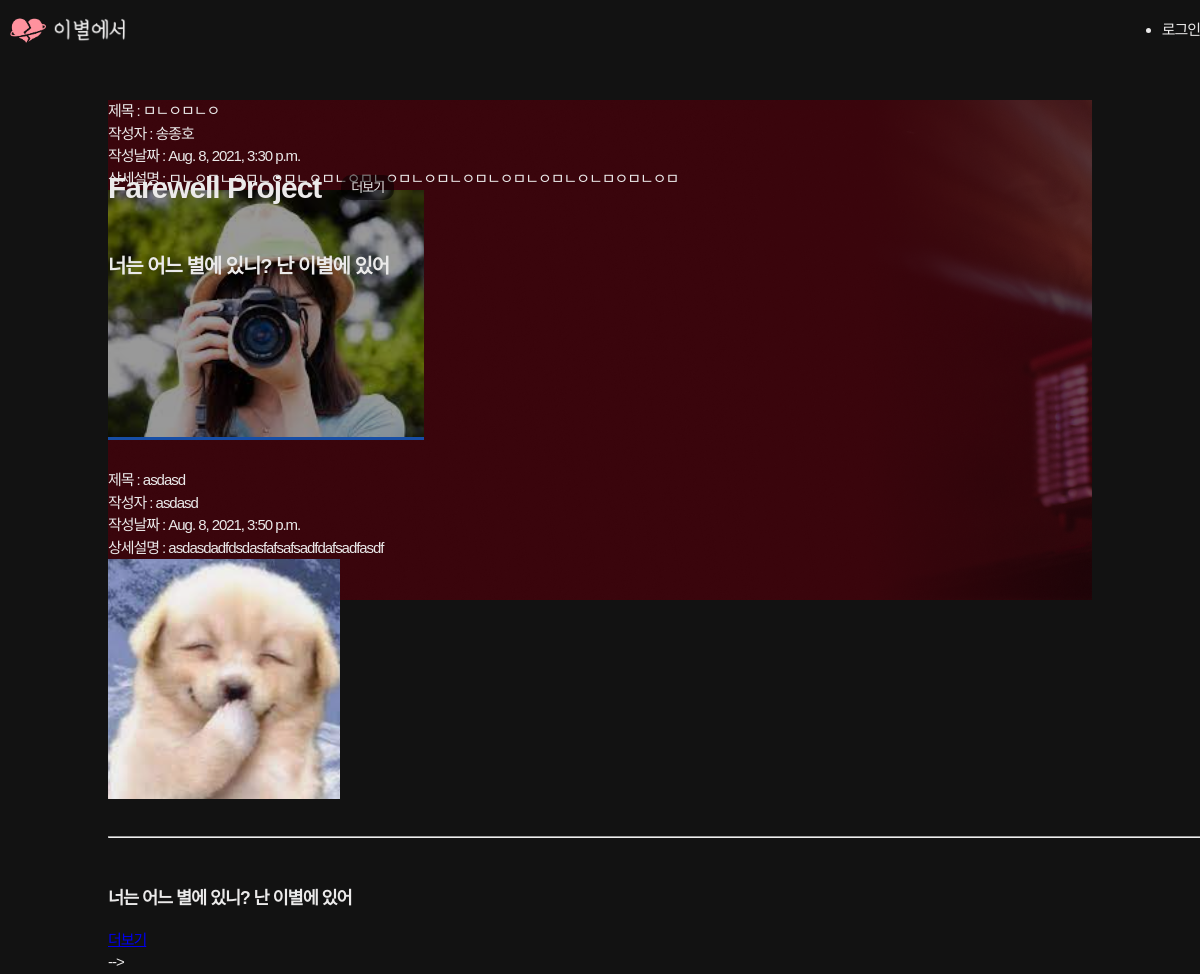
/, run on an earlier commit of the app's database.
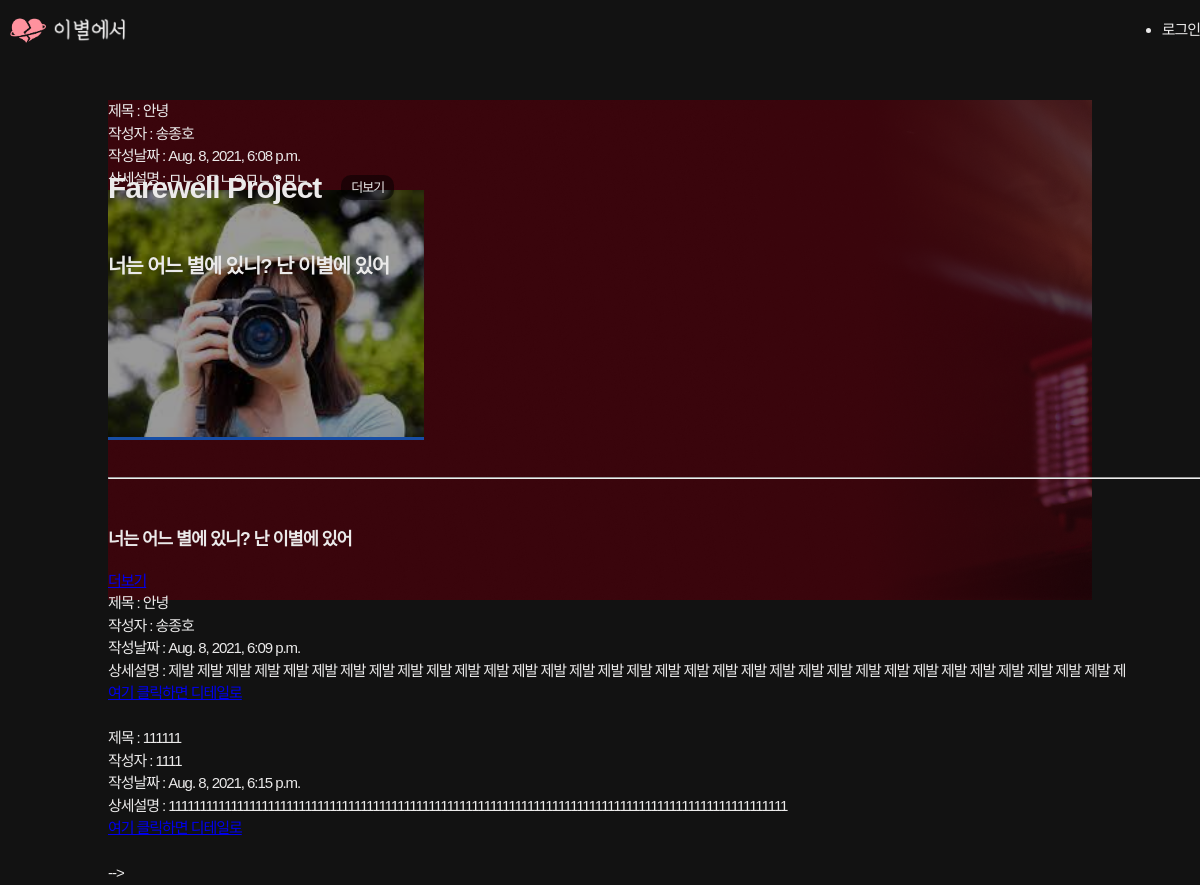
And on a later commit of the database.
### videoApp/models.py (models this page shows, shortened)
class Video(models.Model) :
    title = models.CharField(max_length=200)         # 영상 제목
    writer = models.CharField(max_length=100)        # 영상 작성자
    youtube = models.CharField(max_length=100)       # 유튜브 공유 속성 중 다른 값
    pub_date = models.DateTimeField()                # 게시물 올린 날짜
    body = models.TextField()   #게시물의 내용
    image = models.ImageField(upload_to = "videoApp/", blank=True, null=True)   # 유튜브 영상 이미지
    def summary(self):
        return self.body[:100]  # 100자만 볼 수 있도록 설정

### blogApp/models.py (models this page shows, shortened)
class Blog(models.Model) :
    title = models.CharField(max_length=200)         # 제목
    writer = models.CharField(max_length=100)        # 작성자
    pub_date = models.DateTimeField()                # 게시물 올린 날짜
    body = models.TextField()   #게시물의 내용
    def summary(self):
        return self.body[:100]  # 100자만 볼 수 있도록 설정

### videoApp/views.py (the view)
# urls.py: path('', home, name = "home"),                    # path('url 주소', views.py에 있는 함수명, name =  "namespace" html에서 접근가능한 이름 지정)
def home(request):
    videos = Video.objects.all()
    blogs = Blog.objects.all()                                     # models.py의 Video를 가져와서 videos에 넣음 + Blog
    return render(request,'home.html',{'videos' : videos, 'blogs' : blogs})           # home.html을 랜더링

### videoApp/templates/home.html (shortened to what this page needs)
{% extends 'base.html' %}
{% block content %}
    <link
      rel="stylesheet"
      href="https://cdn.jsdelivr.net/npm/reset-css@5.0.1/reset.min.css"
    />
    <link rel="stylesheet" href="./css/common.css" />
    <link rel="stylesheet" href="https://unpkg.com/swiper/swiper-bundle.css" />
    <link rel="stylesheet" href="./css/landingPage.css" />
</head>
<body>
    <section class="movie">
        <div class="inner__content">
          <div class="movie__title">
            <div class="movie__title__main">
              <h1>Farewell Project</h1>
              <a href="{%url 'mainVideo'%}">더보기</a>
            </div>
            <h2 class="movie__title__sub">너는 어느 별에 있니? 난 이별에 있어</h2>
          </div>
    {%for video in videos%}
        제목 :  {{video.title}} <br>
        작성자 : {{video.writer}} <br>
        작성날짜 : {{video.pub_date}} <br>
        상세설명 : {{video.summary}} <br>
        <a href = "{%url 'detailVideo' video.id %}"><img src="{{video.image.url}}" alt=""></a> <br><br>
    {% endfor %}
    <div>
        <hr><br>
        <h3>너는 어느 별에 있니? 난 이별에 있어</h3>
    <div>
        <a href="{%url 'mainBlog'%}">더보기</a>
    </div>
    {%for blog in blogs%}
        제목 :  {{blog.title}} <br>
        작성자 : {{blog.writer}} <br>
        작성날짜 : {{blog.pub_date}} <br>
        상세설명 : {{blog.summary}} <br>
        <a href = "{%url 'detailBlog' blog.id %}">여기 클릭하면 디테일로</a> <br><br>
    {% endfor %}
    </div>
</body>
</html>
{% endblock %}

What changed in the data, as far as the page shows it:
removed Video: title "ㅁㄴㅇㅁㄴㅇ", writer "송종호", pub_date "Aug. 8, 2021, 3:30 p.m.", summary "ㅁㄴㅇㅁㄴㅇㅁㄴㅇㅁㄴㅇㅁㄴㅇㅁㄴㅇㅁㄴㅇㅁㄴㅇㅁㄴㅇㅁㄴㅇㅁㄴㅇㄴㅁㅇㅁㄴㅇㅁ", image (picture)
removed Video: title "asdasd", writer "asdasd", pub_date "Aug. 8, 2021, 3:50 p.m.", summary "asdasdadfdsdasfafsafsadfdafsadfasdf", image (picture)
added Video: title "안녕", writer "송종호", pub_date "Aug. 8, 2021, 6:08 p.m.", summary "ㅁㄴㅇㅁㄴㅇㅁㄴㅇㅁㄴ", image (picture)
added Blog: title "안녕", writer "송종호", pub_date "Aug. 8, 2021, 6:09 p.m.", summary "제발 제발 제발 제발 제발 제발 제발 제발 제발 제발 제발 제발 제발 제발 제발 제발 제발 제발 제발 제발 제발 제발 제발 제발 제발 제발 제발 제발 제발 제발 제발 제발 제발 제"
added Blog: title "111111", writer "1111", pub_date "Aug. 8, 2021, 6:15 p.m.", summary "1111111111111111111111111111111111111111111111111111111111111111111111111111111111111111111111111111"
